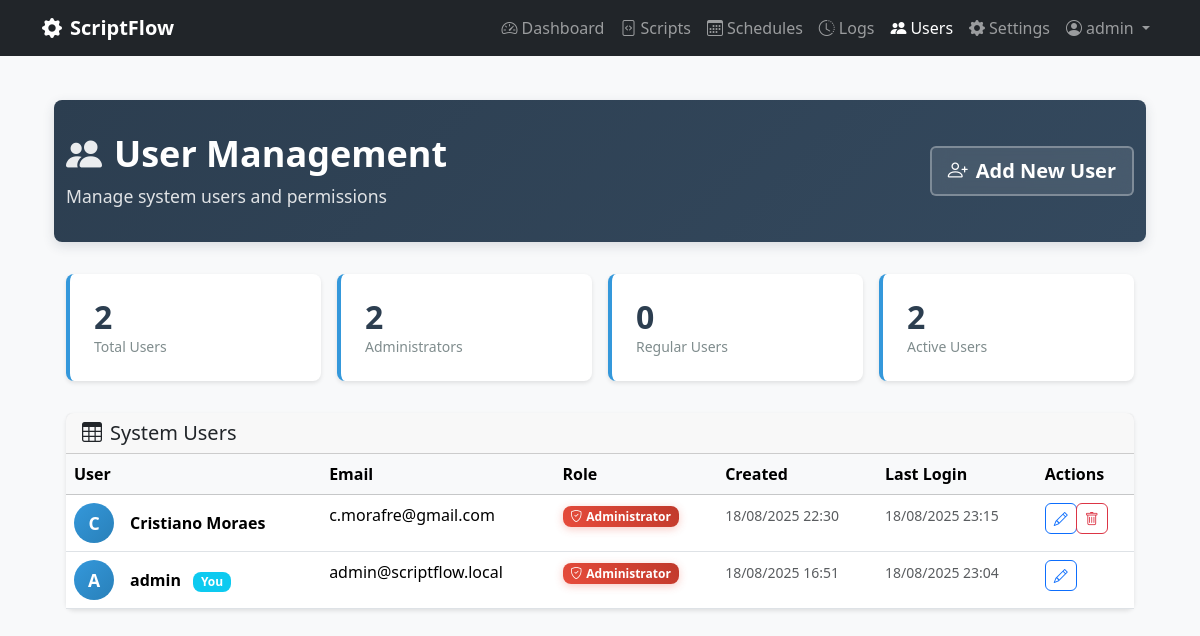
/admin/users (signed in), run on an earlier commit of the app's database.
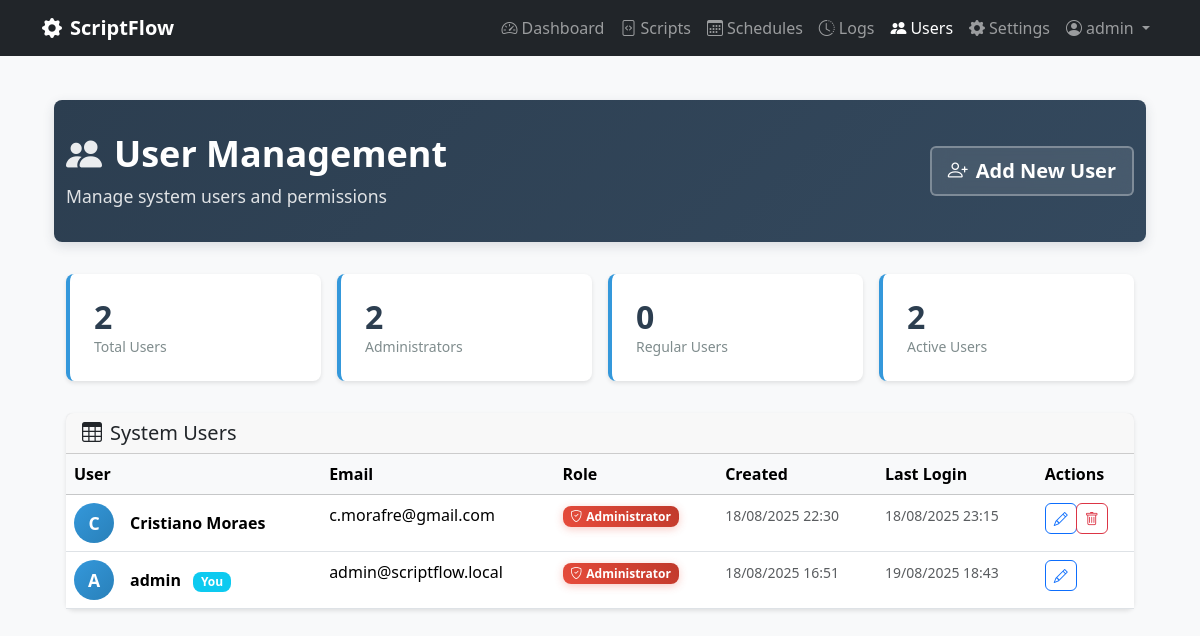
And on a later commit of the database.
### scriptflow.py (models this page shows, shortened)
class User(UserMixin, db.Model):
    __tablename__ = 'users'
    id = db.Column(db.Integer, primary_key=True)
    username = db.Column(db.String(80), unique=True, nullable=False)
    email = db.Column(db.String(120), unique=True, nullable=False)
    password_hash = db.Column(db.String(255), nullable=False)
    is_admin = db.Column(db.Boolean, default=False, nullable=False)
    can_view_all_data = db.Column(db.Boolean, default=False, nullable=False)
    created_at = db.Column(db.DateTime, default=datetime.now)
    last_login = db.Column(db.DateTime)

### scriptflow.py (the view)
@app.route('/admin/users')
@login_required
@admin_required
def manage_users():
    users = User.query.order_by(User.created_at.desc()).all()
    return render_template('admin/users.html', users=users)

### scriptflow.py (called while the page is built)
@login_manager.user_loader
def load_user(user_id):
    return User.query.get(int(user_id))

def admin_required(f):
    @wraps(f)
    def decorated_function(*args, **kwargs):
        if not current_user.is_authenticated or not current_user.is_admin:
            abort(403)  # Forbidden
        return f(*args, **kwargs)
    return decorated_function

### templates/admin/users.html (shortened to what the changed rows need)
{% extends "base.html" %}
{% block content %}
<div class="container-fluid">
    <div class="page-header">
        <div class="container">
            <div class="row align-items-center">
                <div class="col">
                    <h1>
                        <i class="bi bi-people-fill"></i>User Management
                    </h1>
                </div>
            </div>
        </div>
    </div>
    <div class="container">
        <div class="card">
            <div class="card-body p-0">
                {% if users %}
                <div class="table-responsive">
                    <table class="table table-hover mb-0">
                        <thead class="table-light">
                            <tr>
                                <th>User</th>
                                <th>Email</th>
                                <th>Role</th>
                                <th>Created</th>
                                <th>Last Login</th>
                                <th>Actions</th>
                            </tr>
                        </thead>
                        <tbody>
                            {% for user in users %}
                            <tr>
                                <td>
                                    <div class="d-flex align-items-center">
                                        <div class="user-avatar me-3">
                                            {{ user.username[0].upper() }}
                                        </div>
                                        <div>
                                            <strong>{{ user.username }}</strong>
                                            {% if user.id == current_user.id %}
                                            <span class="badge bg-info ms-2">You</span>
                                            {% endif %}
                                        </div>
                                    </div>
                                </td>
                                <td>{{ user.email }}</td>
                                <td>
                                    {% if user.is_admin %}
                                    <span class="badge admin-badge">
                                        <i class="bi bi-shield-check me-1"></i>Administrator
                                    </span>
                                    {% else %}
                                    <span class="badge user-badge">
                                        <i class="bi bi-person me-1"></i>User
                                    </span>
                                    {% endif %}
                                </td>
                                <td>
                                    <small class="text-muted">
                                        {{ user.created_at.strftime('%d/%m/%Y %H:%M') if user.created_at else 'N/A' }}
                                    </small>
                                </td>
                                <td>
                                    {% if user.last_login %}
                                    <small class="text-muted">
                                        {{ user.last_login.strftime('%d/%m/%Y %H:%M') }}
                                    </small>
                                    {% else %}
                                    <span class="text-muted">Never</span>
                                    {% endif %}
                                </td>
                                <td>
                                    <div class="btn-group btn-group-sm">
                                        <a href="{{ url_for('edit_user', user_id=user.id) }}"
                                           class="btn btn-outline-primary" title="Edit User">
                                            <i class="bi bi-pencil"></i>
                                        </a>
                                    </div>
                                </td>
                            </tr>
                            {% endfor %}
                        </tbody>
                    </table>
                </div>
                {% endif %}
            </div>
        </div>
    </div>
</div>
{% endblock %}

### templates/base.html (shortened to what this page needs)
<!DOCTYPE html>
<html lang="en">
<head>
    <link href="https://cdn.jsdelivr.net/npm/bootstrap@5.3.2/dist/css/bootstrap.min.css" rel="stylesheet">
    <link href="https://cdn.jsdelivr.net/npm/bootstrap-icons@1.11.0/font/bootstrap-icons.css" rel="stylesheet">
    <link href="{{ url_for('static', filename='css/app.css') }}" rel="stylesheet">
</head>
<body{% block body_class %}{% endblock %}>
    <nav class="navbar navbar-expand-lg navbar-dark bg-dark fixed-top">
        <div class="container">
            <a class="navbar-brand" href="{{ url_for('dashboard') }}">
                <i class="bi bi-gear-fill me-2"></i>ScriptFlow
            </a>
            <div class="navbar-nav ms-auto">
                <a class="nav-link{% if request.endpoint == 'dashboard' %} active{% endif %}" href="{{ url_for('dashboard') }}">
                    <i class="bi bi-speedometer2 me-1"></i>Dashboard
                </a>
                <a class="nav-link{% if request.endpoint in ['scripts', 'upload_script', 'edit_script', 'view_script'] %} active{% endif %}" href="{{ url_for('scripts') }}">
                    <i class="bi bi-file-code me-1"></i>Scripts
                </a>
                <a class="nav-link{% if request.endpoint in ['schedules', 'create_schedule', 'edit_schedule'] %} active{% endif %}" href="{{ url_for('schedules') }}">
                    <i class="bi bi-calendar3 me-1"></i>Schedules
                </a>
                <a class="nav-link{% if request.endpoint in ['logs', 'view_execution'] %} active{% endif %}" href="{{ url_for('logs') }}">
                    <i class="bi bi-clock-history me-1"></i>Logs
                </a>
                {% if current_user.is_admin %}
                <a class="nav-link{% if request.endpoint in ['manage_users', 'create_user', 'edit_user'] %} active{% endif %}" href="{{ url_for('manage_users') }}">
                    <i class="bi bi-people-fill me-1"></i>Users
                </a>
                {% endif %}
                <a class="nav-link{% if request.endpoint in ['settings', 'python_settings', 'terminal'] %} active{% endif %}" href="{{ url_for('settings') }}">
                    <i class="bi bi-gear-fill me-1"></i>Settings
                </a>
                <div class="nav-item dropdown">
                    <a class="nav-link dropdown-toggle" href="#" role="button" data-bs-toggle="dropdown">
                        <i class="bi bi-person-circle me-1"></i>{{ current_user.username }}
                    </a>
                </div>
            </div>
        </div>
    </nav>
    <main class="container mt-4">
        {% block content %}{% endblock %}
    </main>
</body>
</html>

What changed in the data, as far as the page shows it:
changed User "admin": last_login "18/08/2025 23:04" → "19/08/2025 18:43"
